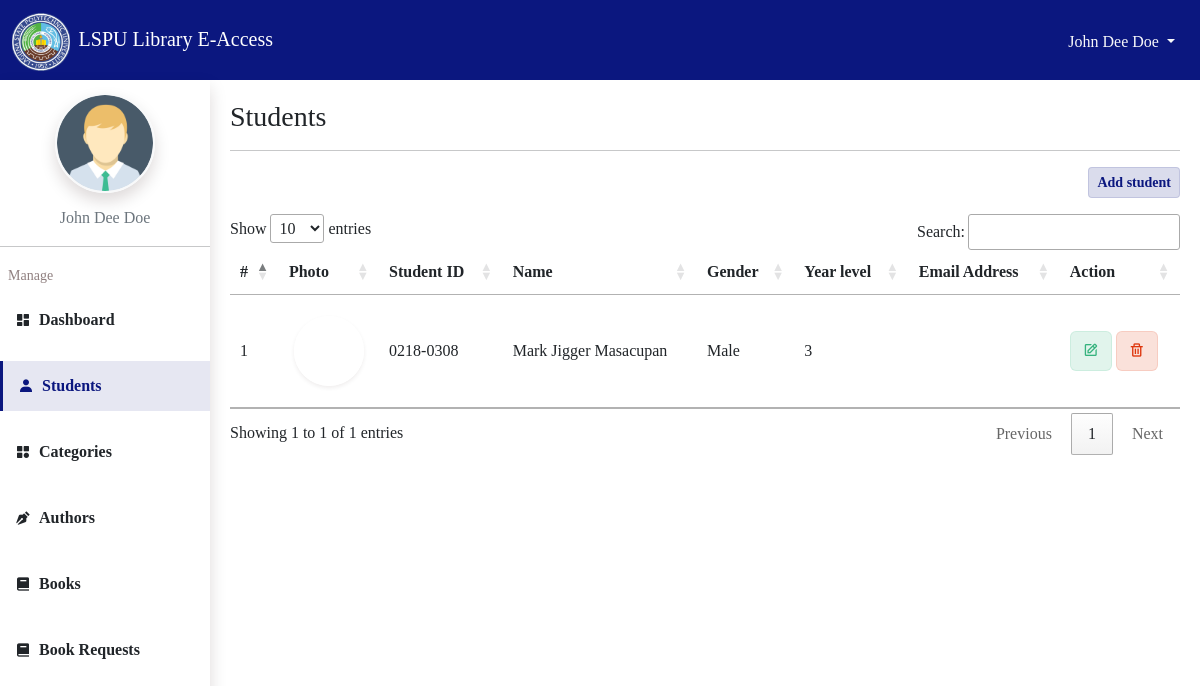
The app's page /admin/students (signed in) with its own data.
### tables this page shows
CREATE TABLE admin (
    id INTEGER PRIMARY KEY AUTOINCREMENT,
    email TEXT UNIQUE NOT NULL,
    username TEXT NOT NULL,
    password TEXT NOT NULL,
    name TEXT NOT NULL,
    photo TEXT NOT NULL
);

CREATE TABLE students (
  id INTEGER PRIMARY KEY AUTOINCREMENT,
  email TEXT NOT NULL,
  password TEXT NOT NULL,
  firstname TEXT NOT NULL,
  middlename TEXT NOT NULL,
  lastname TEXT NOT NULL,
  gender TEXT NOT NULL,
  year_level TEXT NOT NULL,
  student_id TEXT UNIQUE NOT NULL,
  photo
);

### app/admin.py (the view)
@bp.route('/students')
@login_required
def students():
    db = get_db()
    students = db.execute("SELECT * FROM students").fetchall()
    return render_template('admin/students.html.jinja',students=students,len=len(students))

### app/admin.py (called while the page is built)
@bp.before_app_request
def loadAdmin():
    if 'admin_id' in session:
        adminId = session['admin_id']
        db = get_db()
        admin = db.execute("SELECT * FROM admin WHERE id = ?", (adminId,)).fetchone()
    else:
        admin = None
    g.current_url = request.base_url
    g.admin = admin

### app/admin_auth.py (called while the page is built)
@bp.before_app_request
def load_logged_in_user():
    account_id = session.get('admin_id')
    if account_id is None:
        g.admin = None
    else:
        g.admin = get_db().execute(
            'SELECT * FROM admin WHERE id = ?', (account_id,)
        ).fetchone()

def login_required(view):
    @functools.wraps(view)
    def wrapped_view(**kwargs):
        if g.admin is None:
            return redirect(url_for('admin_auth.signin'))
        return view(**kwargs)
    return wrapped_view

### app/db.py (called while the page is built)
def get_db():
    if 'db' not in g:
        g.db = sqlite3.connect(
            current_app.config['DATABASE'],
            detect_types=sqlite3.PARSE_DECLTYPES
        )
        g.db.row_factory = sqlite3.Row
    return g.db

### app/students_auth.py (called while the page is built)
@bp.before_app_request
def load_logged_in_user():
    account_id = session.get('student_id')
    if account_id is None:
        g.student = None
    else:
        g.student = get_db().execute(
            'SELECT * FROM students WHERE id = ?', (account_id,)
        ).fetchone()

### app/templates/admin/students.html.jinja (shortened to what this page needs)
{%extends 'admin/base.html.jinja'%}
{%block content%}
<div class="container">
    <h3>Students</h3>
    <hr>
    <div class="text-end mb-3">
        <button class="btn btn-sm btn-c-primary" type="button" data-bs-toggle="modal" data-bs-target="#add-modal">
            Add student
        </button>
    </div>
    <div class=" table-responsive-md table-responsive-sm">
        <table class="table align-middle" id="table">
            <thead>
                <tr>
                    <th>#</th>
                    <th>Photo</th>
                    <th>Student ID</th>
                    <th>Name</th>
                    <th>Gender</th>
                    <th>Year level</th>
                    <th>Email Address</th>
                    <th>Action</th>
                </tr>
            </thead>
            <tbody>
                {%for x in range(0,len) %}
                <tr>
                    <td>{{x + 1}}</td>
                    <td>
                        <div class="user-photo sm shadow-sm border-white border-2 border" data-img="{{students[x].photo}}"></div>
                    </td>
                    <td>{{students[x].student_id}}</td>
                    <td>{{students[x].firstname}} {{students[x].lastname}}</td>
                    <td>{{students[x].gender}}</td>
                    <td>{{students[x].year_level}}</td>
                    <td>{{students[x].email}}</td>
                    <td>
                        <button class="btn btn-c-success pt-2 fs-6 edit-student" data-bs-target="#edit-modal"
                            data-bs-toggle="modal" data-id="{{students[x].id}}">
                            <i class="bx bx-edit"></i>
                        </button>
                        <button class="btn btn-c-danger pt-2 fs-6 delete" data-id="{{students[x].id}}">
                            <i class="bx bx-trash"></i>
                        </button>
                    </td>
                </tr>
                {%endfor%}
            </tbody>
        </table>
    </div>
</div>
{%endblock%}

### app/templates/admin/base.html.jinja (shortened to what this page needs)
<!DOCTYPE html>
<html lang="en">
<head>
    <link rel="stylesheet" href="{{url_for('static',filename='css/custom.css')}}">
    <link rel="stylesheet" href="{{url_for('static',filename='css/admin.css')}}">
    <link href='https://unpkg.com/boxicons@2.1.4/css/boxicons.min.css' rel='stylesheet'>
    <link rel="stylesheet" href="https://cdn.datatables.net/1.12.1/css/jquery.dataTables.min.css">
    <link rel="stylesheet" href="https://cdn.jsdelivr.net/npm/sweetalert2@11.6.5/dist/sweetalert2.min.css">
</head>
<body class="">
    <nav class="navbar navbar-dark bg-primary" id="navbar">
        <div class="container-fluid">
            <a href="{{url_for('index')}}" class="navbar-brand">
                <img src="{{url_for('static',filename='images/lspu_seal-6 1.png')}}" alt="logo"
                    class="logo img-fluid me-1">
                <span class="d-none d-lg-inline d-md-inline">LSPU Library E-Access</span>
            </a>
            <div class="dropdown">
                <button class="btn btn-link text-decoration-none text-light dropdown-toggle" data-bs-toggle="dropdown"
                    aria-expanded="false">
                    {{g.admin.name}}
                </button>
            </div>
        </div>
    </nav>
    <main>
        {% include 'admin/components/sidebar.html.jinja'%}
        <div class="main-content">
            {%block content%} {%endblock%}
        </div>
    </main>
</body>
</html>

### app/templates/admin/components/sidebar.html.jinja
<aside id="sidebar" class="shadow">
    <div class="header">
        <div class="user-photo shadow border-light border border-2" data-img="{{g.admin.photo}}"></div>
        <p class="text-center fs-6  text-secondary text-capitalize">
            {{g.admin.name}}
        </p>
    </div>
    <hr>
    <ul class="nav flex-column">
        <li class="nav-item ps-2 mb-2 text-black-50">
            <small>Manage</small>
        </li>
        <li class="nav-item mb-3">
            <a href="{{url_for('admin.dashboard')}}" class="nav-link link-dark fw-bold">
                <i class="bx bxs-dashboard me-2"></i>
                <span>Dashboard</span>
            </a>
        </li>
        <li class="nav-item mb-3">
            <a href="{{url_for('admin.students')}}" class="nav-link link-dark fw-bold ">
                <i class="bx bxs-user me-2"></i>
                <span>Students</span>
            </a>
        </li>
        <li class="nav-item mb-3">
            <a href="{{url_for('admin.categories')}}" class="nav-link link-dark fw-bold ">
                <i class="bx bxs-category me-2"></i>
                <span>Categories</span>
            </a>
        </li>
        <li class="nav-item mb-3">
            <a href="{{url_for('admin.authors')}}" class="nav-link link-dark fw-bold ">
                <i class="bx bxs-pen me-2"></i>
                <span>Authors</span>
            </a>
        </li>
        <li class="nav-item mb-3">
            <a href="{{url_for('admin.books')}}" class="nav-link link-dark fw-bold ">
                <i class="bx bxs-book me-2"></i>
                <span>Books</span>
            </a>
        </li>
        <li class="nav-item mb-3">
            <a href="{{url_for('admin.rentals')}}" class="nav-link link-dark fw-bold ">
                <i class="bx bxs-book me-2"></i>
                <span>Book Requests</span>
            </a>
        </li>
    </ul>
</aside>

### app/static/css/admin.css (style rules this page uses)
body { padding: 0; margin: 0; }
#navbar { height: 80px; }
#navbar .logo { width: 3.6rem; height: 3.6rem; }
main #sidebar { position: fixed; left: 0; top: 80px; height: 100vh; width: 210px; background: #fff; overflow-y: auto; }
main #sidebar .nav-link { padding: 13px 15px; display: flex; align-items: center; }
main #sidebar .nav-link.active { background: rgba(11, 23, 127, 0.1) !important; border-left: 3px solid #0B177F; color: #0B177F !important; }
main .main-content { margin-left: 210px; padding: 20px 8px; }
.user-photo { width: 100px; height: 100px; margin: 13px auto; border-radius: 50%; box-sizing: border-box; background-position: center !important; background-repeat: no-repeat !important; background-size: cover !important; }
.user-photo.sm { width: 70px !important; height: 70px !important; }

### records on screen
admin: admin.name "John Dee Doe"
students: student "0218-0308", firstname "Mark Jigger", lastname "Masacupan", gender "Male", year_level "3"

### other values on screen
{{ x + 1 }} "1"
